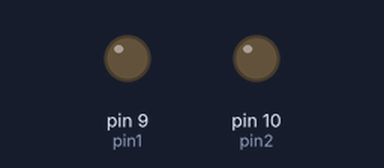
Simulated run of this sketch. Board: Arduino Uno, built with avr-gcc and run on an emulated ATmega328P. Parts: output pins drawn as LEDs (lit = HIGH).

Above: at 0.15 s.
At 38.4 s:
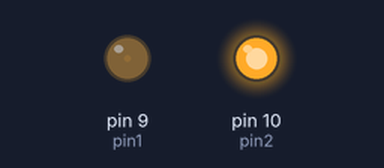
Timing chart, 0 to 40.0 s (numbered marks = the images above):
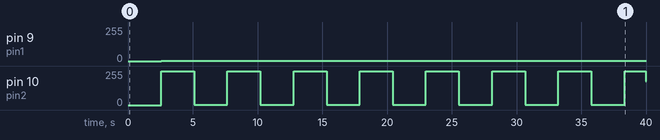

The sketch:

FadeInandOut.ino
```cpp
int pin1 = 9;
int pin2 = 10;


void setup() {
}

void loop() {
  for(int i = 0; i < 255; i++){
    analogWrite(pin1, 0+i);
    delay(5);
  }
  for(int i = 0; i < 255; i++){
    analogWrite(pin1, 255-i);
    delay(5);
  }
  for(int i = 0; i < 255; i++){
    analogWrite(pin2, 255+i);
    delay(5);
  }
  for(int i = 0; i < 255; i++){
    analogWrite(pin2, 255-i);
    delay(5);
  }
}
```

Measured:
- by itself, pin 9 (pin1): 0/255 → 1/255 at 2.6 s
- by itself, pin 10 (pin2): 0/255 → 255/255 at 2.6 s, → 1/255 2.5 s later, → 255/255 2.6 s later, → 1/255 2.5 s later, … (16 changes in this stretch)
